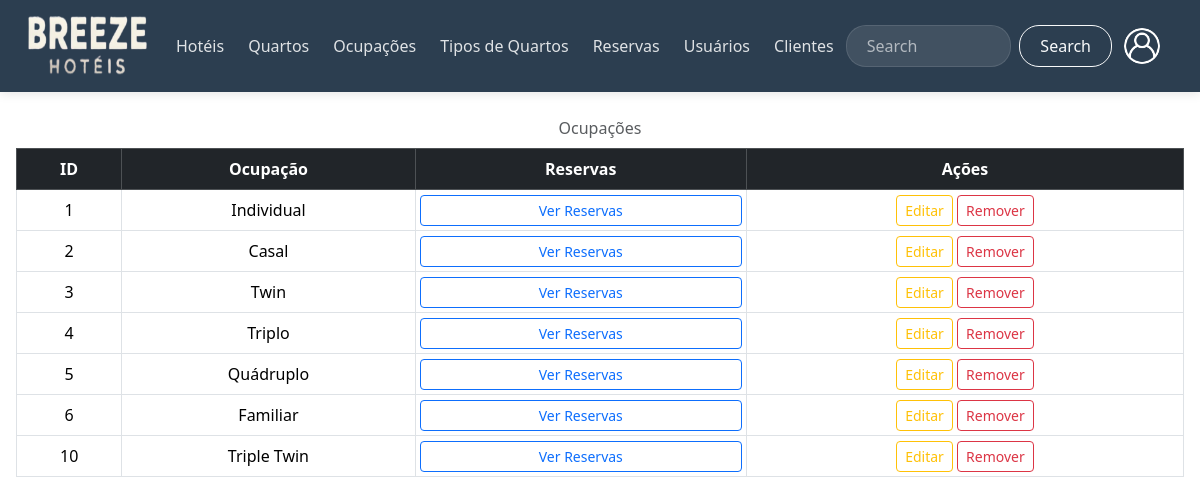
Screenshot of /codes/pages/adm/read/ocupacoes.php (signed in) with the database file from the repository.
### tables this page shows
CREATE TABLE `ocupacao` (
  `idocupacao` int(11) NOT NULL,
  `ocupacao` varchar(255) NOT NULL
);

### codes/pages/adm/read/ocupacoes.php (the view, shortened to what this page needs)
<?php
include __DIR__ . "/../../../conn/conn.php";
?>
<!DOCTYPE html>
<html lang="pt-br">
<head>
  <link href="https://cdn.jsdelivr.net/npm/bootstrap@5.3.5/dist/css/bootstrap.min.css" rel="stylesheet">
  <link href="/breeze/codes/css/hospedes.css?v=<?= time() ?>" defer rel="stylesheet">
</head>
<body>
  <header>
      <nav class="navbar navbar-expand-lg navbar-custom">
          <div class="container-fluid">
              <a class="navbar-brand navbar-brand-custom" href="../../user/indexA.php">
                  <img src="/breeze/images/logob.png" height="60" width="120" alt="Logo">
              </a>
              <div class="collapse navbar-collapse navbar-collapse-custom" id="navbarSupportedContent">
                  <ul class="navbar-nav me-auto mb-2 mb-lg-0">
                      <li class="nav-item nav-item-custom dropdown">
                          <a class="nav-link nav-link-custom dropdown-toggle" href="#" role="button" data-bs-toggle="dropdown" aria-expanded="false"> Hotéis </a>
                      </li>
                      <li class="nav-item nav-item-custom dropdown">
                          <a class="nav-link nav-link-custom dropdown-toggle" href="#" role="button" data-bs-toggle="dropdown" aria-expanded="false"> Quartos </a>
                      </li>
                      <li class="nav-item nav-item-custom dropdown">
                          <a class="nav-link nav-link-custom dropdown-toggle" href="#" role="button" data-bs-toggle="dropdown" aria-expanded="false"> Ocupações </a>
                      </li>
                      <li class="nav-item nav-item-custom dropdown">
                          <a class="nav-link nav-link-custom dropdown-toggle" href="#" role="button" data-bs-toggle="dropdown" aria-expanded="false"> Tipos de Quartos </a>
                      </li>
                      <li class="nav-item nav-item-custom dropdown">
                          <a class="nav-link nav-link-custom dropdown-toggle" href="#" role="button" data-bs-toggle="dropdown" aria-expanded="false"> Reservas </a>
                      </li>
                      <li class="nav-item nav-item-custom dropdown">
                          <a class="nav-link nav-link-custom dropdown-toggle" href="#" role="button" data-bs-toggle="dropdown" aria-expanded="false"> Usuários </a>
                      </li>
                      <li class="nav-item nav-item-custom dropdown">
                          <a class="nav-link nav-link-custom dropdown-toggle" href="#" role="button" data-bs-toggle="dropdown" aria-expanded="false"> Clientes </a>
                      </li>
                  </ul>
                  <form class="d-flex search-form-custom" role="search">
                      <input class="form-control me-2" type="search" placeholder="Search" aria-label="Search">
                      <button class="btn btn-outline-light" type="submit"> Search </button>
                  </form>
                  <ul class="navbar-nav user-menu">
                      <li class="nav-item nav-item-custom dropdown">
                          <a class="nav-link nav-link-custom dropdown-toggle" href="#" id="userDropdown" role="button" data-bs-toggle="dropdown" aria-expanded="false">
                              <img src="/breeze/images/login.png" class="user-avatar rounded-circle" alt="User">
                          </a>
                      </li>
                  </ul>
              </div>
          </div>
      </nav>
  </header>
  <main class="w-100 m-auto form-container">
    <table class="table table-bordered align-middle caption-top mb-0">
      <thead class="table-dark text-center">
        <tr>
          <th class="sortable"> ID </th>
          <th class="sortable"> Ocupação </th>
          <th> Reservas </th>
          <th> Ações </th>
        </tr>
      </thead>
      <tbody>
        <?php
          try {
            $sql = "SELECT o.idocupacao, o.ocupacao
                    FROM ocupacao o";
            $stmt = $conn->prepare($sql);
            if ($stmt->execute()) {
                $ocupacao = $stmt->fetchAll(PDO::FETCH_ASSOC);
            } else {
                $ocupacao = [];
            }
            if ($ocupacao) {
              foreach ($ocupacao as $row) {
                echo '<tr class="text-center align-middle">
                        <td>'.$row["idocupacao"].'</td>
                        <td>'.$row["ocupacao"].'</td>
                        <td class="p-1">
                          <button class="btn btn-outline-primary btn-sm w-100 ver-reservas-btn" reservas="'.$row["idocupacao"].'" data-bs-toggle="modal" data-bs-target="#modalReservas">
                            Ver Reservas
                          </button>
                        </td>
                        <td class="p-1">
                          <button class="btn btn-outline-warning btn-sm w-49 btn-editar" editar="' . htmlspecialchars($row["idocupacao"]) . '" data-bs-toggle="modal" data-bs-target="#modalEditar">
                            Editar
                          </button>
                          <button class="btn btn-outline-danger btn-sm w-49 btn-remover" remover="' . $row["idocupacao"] . '" data-bs-toggle="modal" data-bs-target="#modalRemover">
                            Remover
                          </button>
                        </td>
                      </tr>';
            }
            } else {
                echo "<tr><td colspan='4' class='text-center'> Nenhuma ocupação cadastrada. </td></tr>";
            }
        } catch (PDOException $e) {
            echo "<tr><td colspan='4' class='text-danger'> Erro ao buscar ocupações: " . $e->getMessage() . "</td></tr>";
        }
        ?>
      </tbody>
      <caption class="text-center"> Ocupações </caption>
    </table>
  </main>
</body>
</html>

### codes/css/hospedes.css (style rules this page uses)
main { max-width: 1250px; padding: 1rem; }
.dropdown-toggle::after { display: none; }
:root { --nav-primary: #2c3e50; --primary-color: #2563eb; --secondary-color: #1d4ed8; --light-gray: #f8f9fa; --dark-gray: #343a40; --border-radius: 12px; --box-shadow: 0 4px 20px rgba(0, 0, 0, 0.08); }
.navbar-custom { background: var(--nav-primary) !important; padding: 0.5rem 1rem; box-shadow: 0 2px 10px rgba(0, 0, 0, 0.1); }
.navbar-brand-custom { padding: 0.5rem 0; }
.nav-link-custom { color: rgba(255, 255, 255, 0.85) !important; padding: 0.5rem 1rem; margin: 0 0.25rem; font-weight: 500; transition: all 0.3s ease; border-radius: 8px; }
.search-form-custom .form-control { border-radius: 20px; padding: 8px 20px; border: 1px solid rgba(255, 255, 255, 0.2); background-color: rgba(255, 255, 255, 0.1); color: white; }
.search-form-custom .form-control::placeholder { color: rgba(255, 255, 255, 0.6); }
.search-form-custom .btn { border-radius: 20px; padding: 8px 20px; }
.user-avatar { width: 36px; height: 36px; object-fit: cover; }
.form-control { padding: 0.75rem 1rem; border-radius: 8px; border: 1px solid #e0e0e0; transition: all 0.3s ease; width: 100%; }

### rows the page displays
ocupacao: idocupacao "1", ocupacao "Individual"
ocupacao: idocupacao "2", ocupacao "Casal"
ocupacao: idocupacao "3", ocupacao "Twin"
ocupacao: idocupacao "4", ocupacao "Triplo"
ocupacao: idocupacao "5", ocupacao "Quádruplo"
ocupacao: idocupacao "6", ocupacao "Familiar"
ocupacao: idocupacao "10", ocupacao "Triple Twin"
